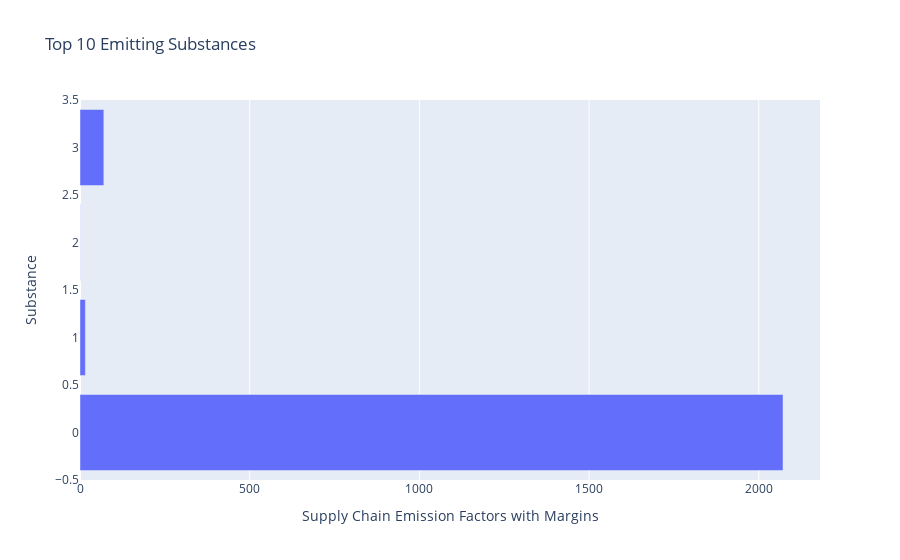

Notebook cell for this chart:
### Code cell
top_substances = df.groupby('Substance')['Supply Chain Emission Factors with Margins'] \
                   .sum().sort_values(ascending=False).head(10)

fig = px.bar(top_substances.reset_index(),
             x='Supply Chain Emission Factors with Margins',
             y='Substance',
             orientation='h',
             title='Top 10 Emitting Substances')
fig.show()

### Figure 1 — Plotly figure (JSON) as saved in the notebook; plotly's stock layout.template omitted (floating-point values rounded to 4 significant figures)
{"data": [{"hovertemplate": "Supply Chain Emission Factors with Margins=%{x}<br>Substance=%{y}<extra></extra>", "legendgroup": "", "marker": {"color": "#636efa", "pattern": {"shape": ""}}, "name": "", "orientation": "h", "showlegend": false, "textposition": "auto", "type": "bar", "x": [2071.0, 70.25, 15.81, 0.534], "xaxis": "x", "y": [0, 3, 1, 2], "yaxis": "y"}], "layout": {"barmode": "relative", "legend": {"tracegroupgap": 0}, "title": {"text": "Top 10 Emitting Substances"}, "xaxis": {"anchor": "y", "domain": [0, 1], "title": {"text": "Supply Chain Emission Factors with Margins"}}, "yaxis": {"anchor": "x", "domain": [0, 1], "title": {"text": "Substance"}}}}
